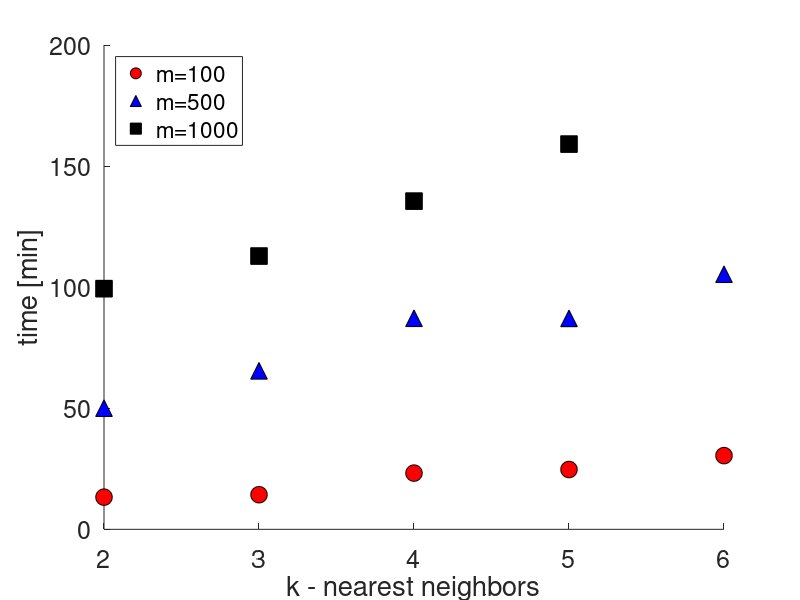
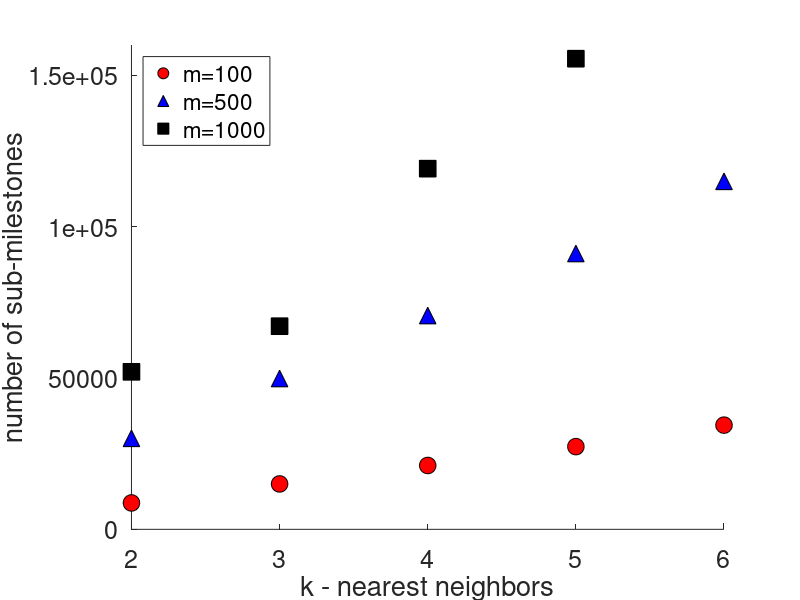
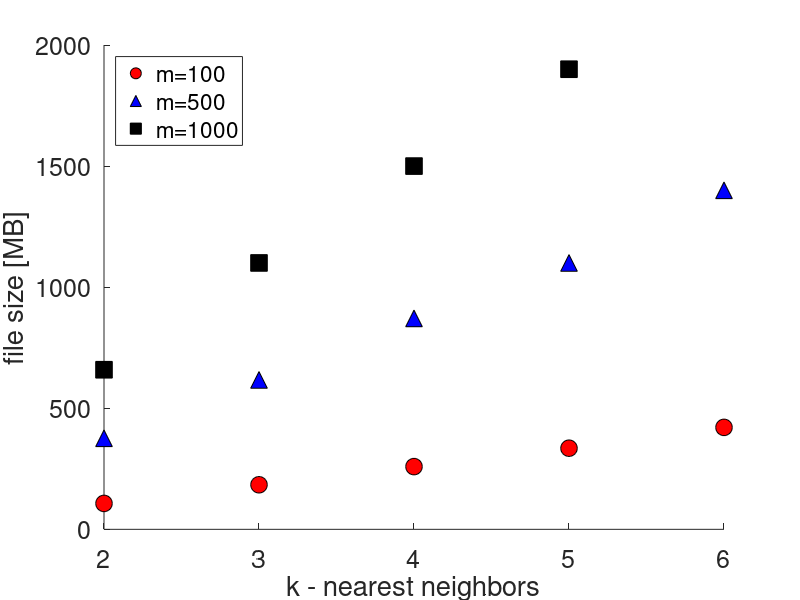
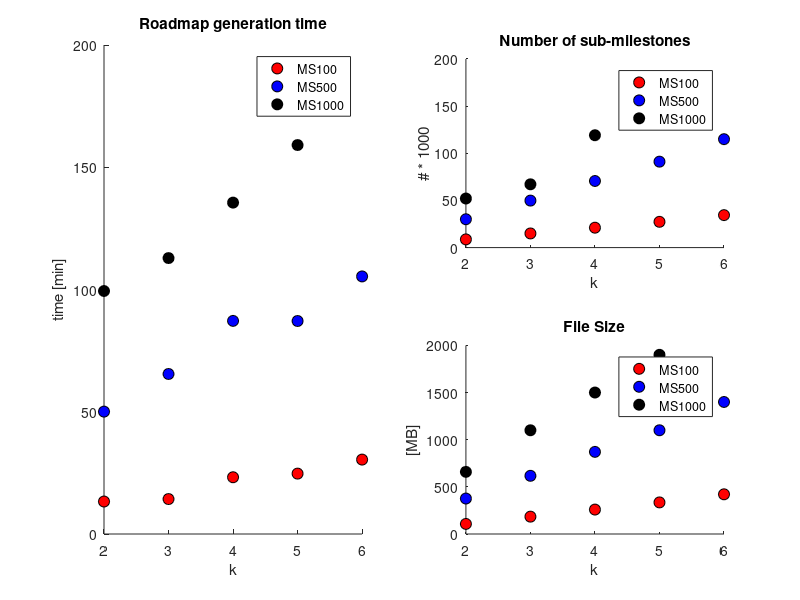

These figures' MATLAB source, in order:
% from info_doc.txt

clear all

k = 2:6;
m = [100 500 1000];
subms = [8718 30071 52033;
    14997 49830 67108;
    21095 70629 119148;
    27324 91126 155476;
    34420 114967 -1];
comp_time = [797 3003 5963
    857.582 3927 6771
    1392.9 5230 8132
    1482 5227 9545
    1826 6321 -1];
file_size = [107 376 659
    184 617 1100
    259 871 1500
    335 1100 1900
    421 1400 -1];

%%
color = 'rbk';

figure(8)
clf

subplot(2,2,[1 3])
hold on
for i = 1:size(comp_time,2)
    ct = comp_time(:,i)~=-1;
    plot(k(ct), comp_time(ct,i)/60,'ok','MarkerFaceColor',color(i),'MarkerSize',8);
end
hold off
set(gca,'XTick',2:1:6);
xlabel('k');
ylabel('time [min]');
title('Roadmap generation time');
legend('MS100','MS500','MS1000');

subplot(2,2,2)
hold on
for i = 1:size(subms,2)
    ct = subms(:,i)~=-1;
    plot(k(ct), subms(ct,i)/1000,'ok','MarkerFaceColor',color(i),'MarkerSize',8);
end
hold off
set(gca,'XTick',2:1:6);
xlabel('k');
ylabel('# * 1000');
title('Number of sub-milestones');
legend('MS100','MS500','MS1000');

subplot(2,2,4)
hold on
for i = 1:size(file_size,2)
    ct = file_size(:,i)~=-1;
    plot(k(ct), file_size(ct,i),'ok','MarkerFaceColor',color(i),'MarkerSize',8);
end
hold off
set(gca,'XTick',2:1:6);
xlabel('k');
ylabel('[MB]');
title('File Size');
legend('MS100','MS500','MS1000');

%% For paper
color = 'rbk';
mrk = 'o^s';
fs = 18;

h = figure(1)
clf
hold on
for i = 1:size(comp_time,2)
    ct = comp_time(:,i)~=-1;
    plot(k(ct), comp_time(ct,i)/60,'.k','Marker',mrk(i),'MarkerFaceColor',color(i),'MarkerSize',12);
end
hold off
set(gca,'XTick',2:1:6);
xlabel('k - nearest neighbors');
ylabel('time [min]');
legend('m=100','m=500','m=1000','location','northwest');
set(gca,'fontsize',fs);
set(h, 'Position', [100, 100, 800, 400]);
% print('roadmap_gen_ms', '-dpng','-r200');

%%
h = figure(2)
clf
hold on
for i = 1:size(subms,2)
    ct = subms(:,i)~=-1;
    plot(k(ct), subms(ct,i),'.k','Marker',mrk(i),'MarkerFaceColor',color(i),'MarkerSize',12);
end
hold off
set(gca,'XTick',2:1:6);
ylabel('number of sub-milestones');
xlabel('k - nearest neighbors');
legend('m=100','m=500','m=1000','location','northwest');
ylim([0 1.6e5]);
set(gca,'fontsize',fs);

set(h, 'Position', [100, 100, 800, 400]);
% print('roadmap_gen_subms', '-dpng','-r200');

%%
h = figure(3)
clf
hold on
for i = 1:size(file_size,2)
    ct = file_size(:,i)~=-1;
    plot(k(ct), file_size(ct,i),'.k','Marker',mrk(i),'MarkerFaceColor',color(i),'MarkerSize',12);
end
hold off
set(gca,'XTick',2:1:6);
ylabel('file size [MB]');
xlabel('k - nearest neighbors');
legend('m=100','m=500','m=1000','location','northwest');
set(gca,'fontsize',fs);

set(h, 'Position', [100, 100, 800, 400]);
% print('roadmap_gen_file', '-dpng','-r200');

